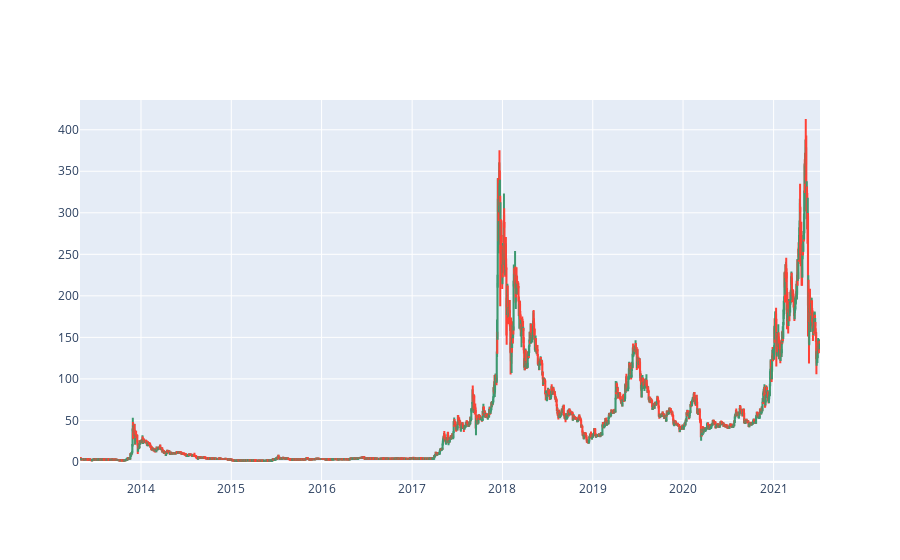

The notebook cell saved with this chart:
### Code cell
import plotly.graph_objects as go

candlestick = go.Candlestick(
                            x=litecoin_df.index,
                            open=litecoin_df['Open'],
                            high=litecoin_df['High'],
                            low=litecoin_df['Low'],
                            close=litecoin_df['Close']
                            )

fig = go.Figure(data=[candlestick])
fig.update_layout(xaxis_rangeslider_visible=False)

fig.show()

### Figure 1 — Plotly figure (JSON) as saved in the notebook; plotly's stock layout.template omitted (floating-point values rounded to 4 significant figures; data arrays with more than 128 entries replaced by an {"elided": "..."} marker saying what was removed)
{"data": [{"close": {"elided": "2991 float values"}, "high": {"elided": "2991 float values"}, "low": {"elided": "2991 float values"}, "open": {"elided": "2991 float values"}, "type": "candlestick", "x": {"elided": "2991 str values"}}], "layout": {"xaxis": {"rangeslider": {"visible": false}}}}
